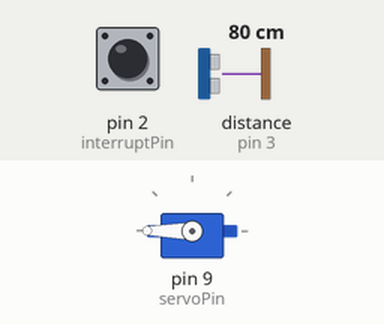
Recording of a sketch running on a simulated Arduino Uno, built with avr-gcc and run on an emulated ATmega328P. On the bench: servo. Wiring (inferred from the names in the program): ultrasonic range finder: trigger pin 4; echo pin 3. The test bench sets the inputs (shaded band); at power-on: distance to the obstacle (sensor on pin 3) 80 cm, pin 2 (interruptPin) LOW. The echo pulse lasts 58.3 µs per cm.

Above: at 1.2 s.
1.3 s: distance to the obstacle (sensor on pin 3) set to 2 cm
4.3 s: distance to the obstacle (sensor on pin 3) set to 9 cm
5.8 s: distance to the obstacle (sensor on pin 3) set to 18 cm
At 6.9 s:
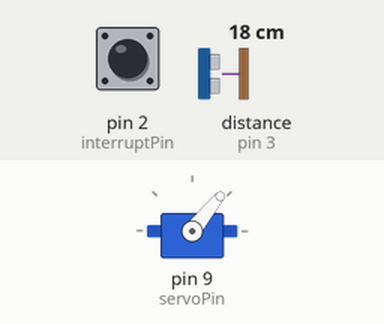
7.3 s: distance to the obstacle (sensor on pin 3) set to 35 cm
At 8.0 s:
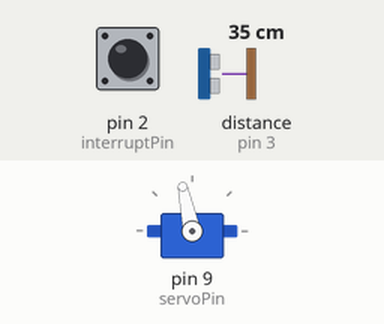
8.8 s: distance to the obstacle (sensor on pin 3) set to 60 cm
At 9.1 s:
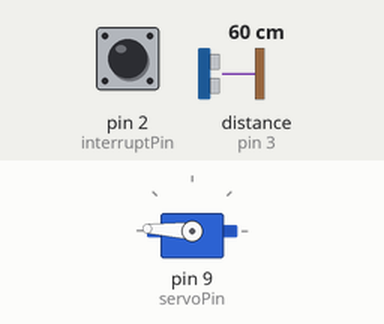
10.3 s: distance to the obstacle (sensor on pin 3) set to 120 cm
At 10.6 s:
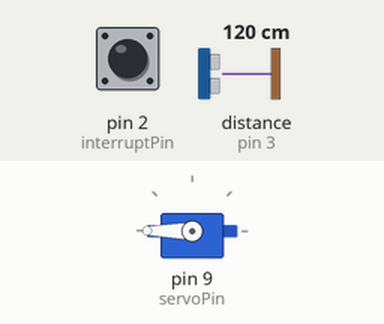
Timing chart, 0 to 12.8 s (numbered marks = the images above; inputs shaded):
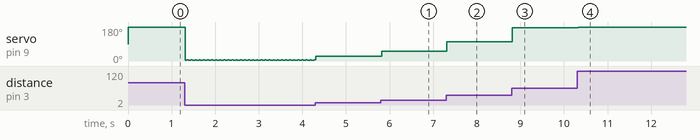

The sketch:

HW_6.ino
```cpp
/*
 *Include libraries to be imported
 */

#include <Servo.h>
Servo myservo;  // create servo object to control a servo

#include <Keypad.h>
const byte ROWS = 4;
const byte COLS = 4;
char hexaKeys[ROWS][COLS] = {
  {'1', '2', '3', 'A'},
  {'4', '5', '6', 'B'},
  {'7', '8', '9', 'C'},
  {'*', '0', '#', 'D'}
};
byte rowPins[ROWS] = {13, 12, 10, 8};
byte colPins[COLS] = {7, 6, 1, 5};
Keypad customKeypad = Keypad(makeKeymap(hexaKeys), rowPins, colPins, ROWS, COLS);

//Ultrasonic
int echoPin = 3;
int trigPin = 4;
long duration, distance;

//Microservo
int servoPin = 9;
int v_servo = 0;

//Switch Control
int control = 2;
int v_control = 0;

//Interrupt
byte interruptPin = 2;
byte state = LOW;

//Get the switch status
bool switch_status(){

  v_control = analogRead(control);
  if(v_control < 200){
    //The Switch is open
    return(false);
  }else{
    //The Switch is closed
    return(true);
  }

}

//Potential Meter
int PMPin = 11;
int v_PM = 0;
float voltage = 0;

//Convert the PM reading to voltage
float toVoltage(int PM_Value){

  return(PM_Value * (5.0 / 1023.0));

}

//Set Rotation
int theta = 0;

//Set Offset
int offset = 0;

//Extra Credit
bool extra_credit = false;

//Get theta angle from distance
int gettheta(long Distance){

  return(Distance * 3);

}

//Use the Echo sensor to get distance
int getdistance(){

  //Clear the trig Pin
  digitalWrite(trigPin, LOW);
  delayMicroseconds(2);

  //Sets the trigPin on HIGH state for 10 micro seconds
  digitalWrite(trigPin, HIGH);
  delayMicroseconds(10);
  digitalWrite(trigPin, LOW);

  //Reads the echoPin, returns the sound wave travel time in microseconds
  duration = pulseIn(echoPin, HIGH);

  // Calculating the distance
  distance = duration * 0.034/2;

  //*****************************
  //For test purpose:
  // Prints the distance on the Serial Monitor
  //Serial.print("Distance: ");
  //Serial.println(distance);
  //*****************************

  //Return distance in CM
  return(distance);

}

//Control servo position based on angle and offset
void control_servo(int angle, int Offset){

  angle = angle - Offset * 3;
  if(angle < 0){
    angle = 0;
  }
  myservo.write(angle);                  // sets the servo position according to the scaled value
  delay(15);

}

//ISR Function for interrupt
void interrupt1(){
  state = !state;
}

void setup() {
  Serial.begin(9600);

  //For the Echo sensor
  pinMode(trigPin, OUTPUT);
  pinMode(echoPin, INPUT);

  //For interrupt
  pinMode(interruptPin, INPUT);
  attachInterrupt(digitalPinToInterrupt(interruptPin), interrupt1, RISING);

  //For servo Motor
  myservo.attach(servoPin);

}

void loop() {

  //If the switch is pressed then the motor working state is changed
  digitalWrite(servoPin, state);

  //Get the offset value
  if(!extra_credit){
    offset = 0;
  }else{
    char customKey = customKeypad.getKey(); //Get Keyboard Input
    offset = customKey;
  }

  //Get the distance
  distance = getdistance();
  //Serial.println(distance);

  //Get the theta angle
  theta = gettheta(distance);
  //Make sure maximum theta equals to 180 degrees
  if(theta > 180){
    theta = 180;
  }

  //Rotate the servo motor
  control_servo(theta, offset);

}
```

Measured:
- after the input at 1.3 s, servo on pin 9 (servoPin): alternates 6° for 0.03 s and 3° for 0.06 s, starting at once
- after the input at 5.8 s, servo on pin 9 (servoPin): 24° → 51° at once
- after the input at 7.3 s, servo on pin 9 (servoPin): 51° → 102° at once
- after the input at 8.8 s, servo on pin 9 (servoPin): 102° → 177° at once
- after the input at 10.3 s, servo on pin 9 (servoPin): 177° → 180° at once
